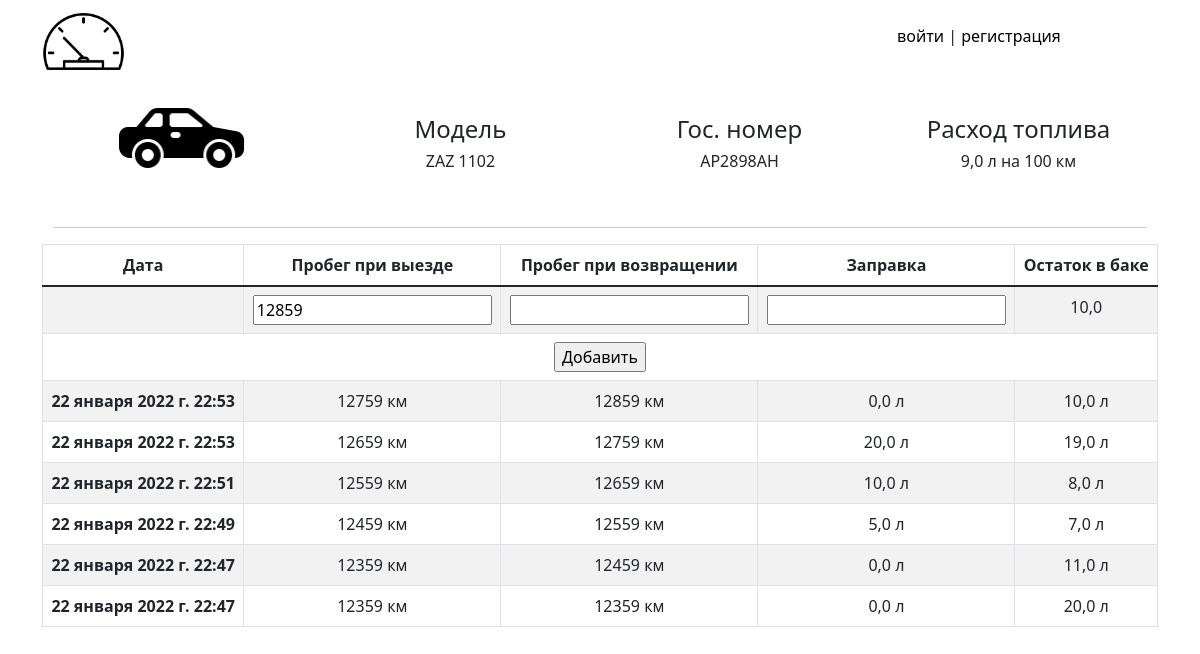
Page /car/5 on the committed database.
### waybill/models.py (models this page shows, shortened)
class Car(models.Model):
    car_model = models.CharField(max_length=128)
    vin_number = models.CharField(max_length=128)
    state_number = models.CharField(max_length=128)
    car_driver = models.ForeignKey(UpdateUser, on_delete=models.CASCADE, related_name='cars') #UpdateUser
    consumption_per_100 = models.FloatField(default=8.0)

class Fuel(models.Model):
    car = models.ForeignKey(Car, on_delete=models.CASCADE, related_name='fuels')
    date = models.DateTimeField(default=datetime.datetime.now)
    tank_residue = models.FloatField()
    refueling = models.FloatField(default=0, null=True, blank=True)
    start_mileage = models.PositiveIntegerField()
    end_mileage = models.PositiveIntegerField()
    class Meta:
        ordering = ['-date']

### waybill/views.py (the view)
# urls.py: path('car/<int:pk>', views.CarDetailView.as_view(), name='car-detail'),
class CarDetailView(DetailView):
    model = Car
    template_name = 'waybill/car_detail.html'
    context_object_name = 'car'

### waybill/templates/waybill/car_detail.html (shortened to what this page needs)
{% extends 'waybill/base.html' %}
{% load static %}
{% block content %}
    <center>
        <div class="container">
            <div class="row align-items-center">
                <div class="col-3">
                    <img  class="img-fluid w-50" src="{% static 'waybill/img/car.png' %}" alt="Car image">
                </div>
                <div class="col-3">
                    <h4>Модель</h4>
                    <h6>{{ car.car_model }}</h3>
                </div>
                <div class="col-3">
                    <h4> Гос. номер</h4>
                    <h6> {{ car.state_number }}</h3>
                </div>
                <div class="col-3">
                    <h4>Расход топлива</h4>
                    <h6> {{ car.consumption_per_100 }} л на 100 км</h3>
                </div>
            </div>
            <hr>
            <div class="row">
                {% if car.fuels.all|length == 0 %}
                    <div class="col-12">
                        <h3>Необходимо добавить данные автомобиля для начала работы<h3>
                    </div>
                    <form action="{% url 'waybill:add-first-data' car.id %}"  method="post">
                        {% csrf_token %}
                                <label for="start_mileage">Пробег автомобиля на данный момент</label>
                                <input type="text" name='start_mileage'>
                                <label for="tank_residue">Объём топлива в баке автомобиля на данный момент</label>
                                <input type="text" name="tank_residue">
                                <input type="submit" value="Добавить">
                    </form>
                {% else %}
                    <table class="table table-striped text-center table-bordered">
                        <thead>
                            <tr>
                            <th scope="col">Дата</th>
                            <th scope="col">Пробег при выезде</th>
                            <th scope="col">Пробег при возвращении</th>
                            <th scope="col">Заправка</th>
                            <th scope="col">Остаток в баке</th>
                            </tr>
                        </thead>
                        <tbody>
                                <tr>
                                    <th scope="row"></th>
                                    <td><input type="text" form="my_form" name='start_mileage'
                                        {% if car.fuels.all.first.end_mileage == 0 %}
                                            value = "{{ car.fuels.all.first.start_mileage }}"
                                        {% else %}
                                            value = "{{ car.fuels.all.first.end_mileage }}"
                                        {% endif %}
                                        ></td>
                                    <td><input type="text" form="my_form" name='end_mileage'></td>
                                    <td><input type="text" form="my_form" name='refueling'></td>
                                    <td><label  form="my_form" name='tank_residue'> {{car.fuels.all.first.tank_residue}}</label></td>
                                </tr>
                                <tr>
                                    <td colspan="5" >
                                        <input type="submit" value='Добавить' form="my_form">
                                    </td>
                                </tr>
                            {% for fuel in car.fuels.all %}
                                <tr>
                                    <th scope="row">{{fuel.date}}</th>
                                    <td>{{fuel.start_mileage}} км</td>
                                    <td>{{fuel.end_mileage}} км</td>
                                    <td>{{fuel.refueling}} л</td>
                                    <td>{{fuel.tank_residue}} л</td>
                                </tr>
                            {% endfor %}
                        </tbody>
                    </table>
                {% endif %}
            </div>
        </div>
    </center>
{% endblock %}

### rows in the picture
Car: car_model "ZAZ 1102", state_number "AP2898AH", consumption_per_100 "9,0", start_mileage "12859", fuels.all.first.tank_residue "10,0"
Fuel: date "22 января 2022 г. 22:53", start_mileage "12759", end_mileage "12859", refueling "0,0", tank_residue "10,0"
Fuel: date "22 января 2022 г. 22:53", start_mileage "12659", end_mileage "12759", refueling "20,0", tank_residue "19,0"
Fuel: date "22 января 2022 г. 22:51", start_mileage "12559", end_mileage "12659", refueling "10,0", tank_residue "8,0"
Fuel: date "22 января 2022 г. 22:49", start_mileage "12459", end_mileage "12559", refueling "5,0", tank_residue "7,0"
Fuel: date "22 января 2022 г. 22:47", start_mileage "12359", end_mileage "12459", refueling "0,0", tank_residue "11,0"
Fuel: date "22 января 2022 г. 22:47", start_mileage "12359", end_mileage "12359", refueling "0,0", tank_residue "20,0"
